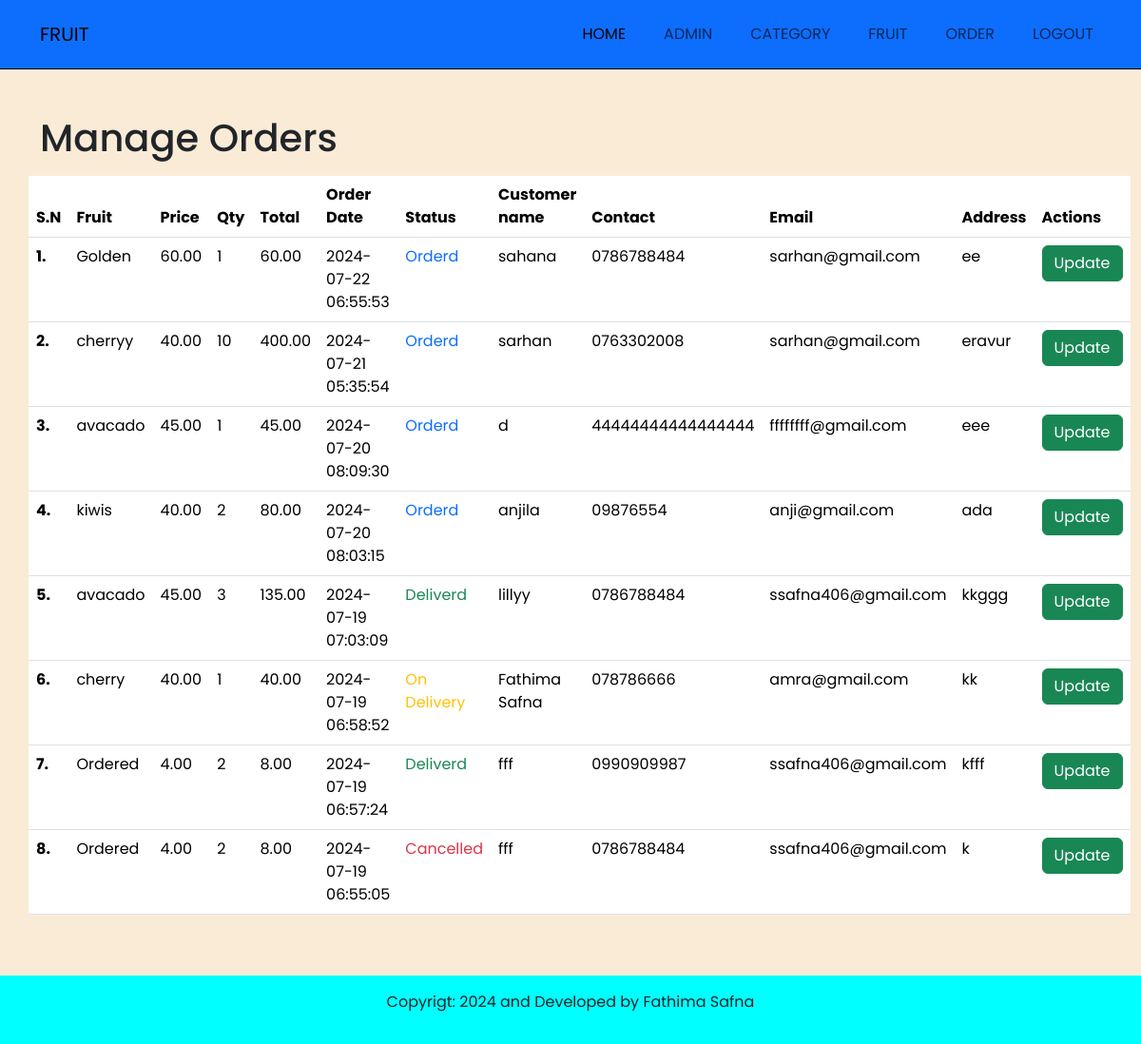
The app's page /admin/manage-order.php (signed in) with its own data.
### tables this page shows
CREATE TABLE `tbbl_order` (
  `id` int(10) UNSIGNED NOT NULL,
  `fruit` varchar(150) NOT NULL,
  `price` decimal(10,2) NOT NULL,
  `qty` int(11) NOT NULL,
  `total` decimal(10,2) NOT NULL,
  `order_date` datetime NOT NULL,
  `status` varchar(50) NOT NULL,
  `customer_name` varchar(150) NOT NULL,
  `customer_contact` varchar(20) NOT NULL,
  `customer_email` varchar(150) NOT NULL,
  `customer_address` varchar(255) NOT NULL
);

### admin/manage-order.php (the view, shortened to what this page needs)
<?php include('partial/menu.php'); ?>
  <section class= "main">
    <div class= "container">
       <div class= "row py-5">
        <div class="pb-2"><h1>Manage Orders</h1></div>
          <table class="table">
           <thead>
              <tr>
                <th scope="col">S.N</th>
                <th scope="col">Fruit</th>
                <th scope="col">Price</th>
                <th scope="col">Qty</th>
                <th scope="col">Total</th>
                <th scope="col">Order Date</th>
                <th scope="col">Status</th>
                <th scope="col">Customer name</th>
                <th scope="col">Contact</th>
                <th scope="col">Email</th>
                <th scope="col">Address</th>
                <th scope="col">Actions</th>
              </tr>
             </thead>
             <?php
              $sql = "SELECT * FROM tbbl_order ORDER BY id DESC";
              $res = mysqli_query($conn,$sql);
              $count = mysqli_num_rows($res);
              $sn=1;
              if($count>0)
              {
                while($row=mysqli_fetch_assoc($res))
                {
                  $id=$row['id'];
                  $fruit=$row['fruit'];
                  $price=$row['price'];
                  $qty=$row['qty'];
                  $total=$row['total'];
                  $order_date=$row['order_date'];
                  $status=$row['status'];
                  $customer_name=$row['customer_name'];
                  $customer_contact=$row['customer_contact'];
                  $customer_email=$row['customer_email'];
                  $customer_address=$row['customer_address'];
                  ?>
                    <tbody>
                    <tr>
                      <th scope="row"><?php echo $sn++; ?>.</th>
                      <td><?php echo $fruit; ?></td>
                      <td><?php echo $price; ?></td>
                      <td><?php echo $qty; ?></td>
                      <td><?php echo $total; ?></td>
                      <td><?php echo $order_date; ?></td>
                      <td>
                        <?php
                        if($status=="Orderd")
                        {
                          echo "<label class= 'text-primary'>$status</label>";
                        }
                        else if($status=="On Delivery")
                        {
                          echo "<label class= 'text-warning'>$status</label>";
                        }
                        else if($status=="Deliverd")
                        {
                          echo "<label class= 'text-success'>$status</label>";
                        }
                        else if($status=="Cancelled")
                        {
                          echo "<label class= 'text-danger'>$status</label>";
                        }
                        ?>
                      </td>
                      <td><?php echo $customer_name; ?></td>
                      <td><?php echo $customer_contact; ?></td>
                      <td><?php echo $customer_email; ?></td>
                      <td><?php echo $customer_address; ?></td>
                      <td>
                      <a href="<?php echo SITEURL; ?>admin/update-order.php?id=<?php echo $id; ?>"<button type="button" class="btn btn-success">Update</button></a>
                      </td>
                    </tr>
                    </tbody>
                  <?php
                }
              }
              else
              {
                 echo  "<tr> <td colspan='12'> Orders Not Available</td> </tr>";
              }
             ?>
            </table>
      </div>
   </div>
  </section>
<?php include('partial/end.php'); ?>

### css/admin.css (style rules this page uses)
* { font-family: "Poppins", sans-serif;; }
.main { background-color: antiquewhite; }

### records on screen
tbbl_order: fruit "Golden", price "60.00", qty "1", total "60.00", order_date "2024-07-22 06:55:53", status "Orderd", customer_name "sahana", customer_contact "0786788484", customer_email "sarhan@gmail.com", customer_address "ee"
tbbl_order: fruit "cherryy", price "40.00", qty "10", total "400.00", order_date "2024-07-21 05:35:54", status "Orderd", customer_name "sarhan", customer_contact "0763302008", customer_email "sarhan@gmail.com", customer_address "eravur"
tbbl_order: fruit "avacado", price "45.00", qty "1", total "45.00", order_date "2024-07-20 08:09:30", status "Orderd", customer_name "d", customer_contact "44444444444444444", customer_email "ffffffff@gmail.com", customer_address "eee"
tbbl_order: fruit "kiwis", price "40.00", qty "2", total "80.00", order_date "2024-07-20 08:03:15", status "Orderd", customer_name "anjila", customer_contact "09876554", customer_email "anji@gmail.com", customer_address "ada"
tbbl_order: fruit "avacado", price "45.00", qty "3", total "135.00", order_date "2024-07-19 07:03:09", status "Deliverd", customer_name "lillyy", customer_contact "0786788484", customer_email "ssafna406@gmail.com", customer_address "kkggg"
tbbl_order: fruit "cherry", price "40.00", qty "1", total "40.00", order_date "2024-07-19 06:58:52", status "On Delivery", customer_name "Fathima Safna", customer_contact "078786666", customer_email "amra@gmail.com", customer_address "kk"
tbbl_order: fruit "Ordered", price "4.00", qty "2", total "8.00", order_date "2024-07-19 06:57:24", status "Deliverd", customer_name "fff", customer_contact "0990909987", customer_email "ssafna406@gmail.com", customer_address "kfff"
tbbl_order: fruit "Ordered", price "4.00", qty "2", total "8.00", order_date "2024-07-19 06:55:05", status "Cancelled", customer_name "fff", customer_contact "0786788484", customer_email "ssafna406@gmail.com", customer_address "k"
